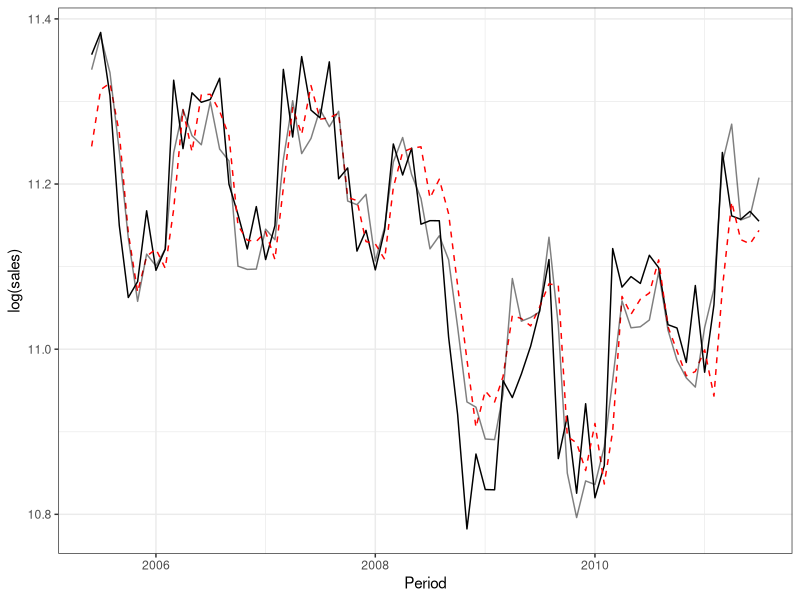
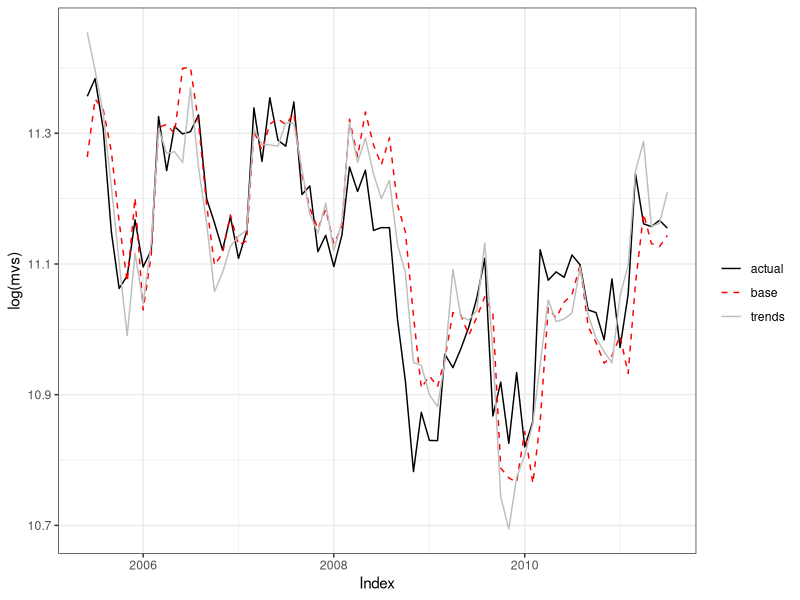
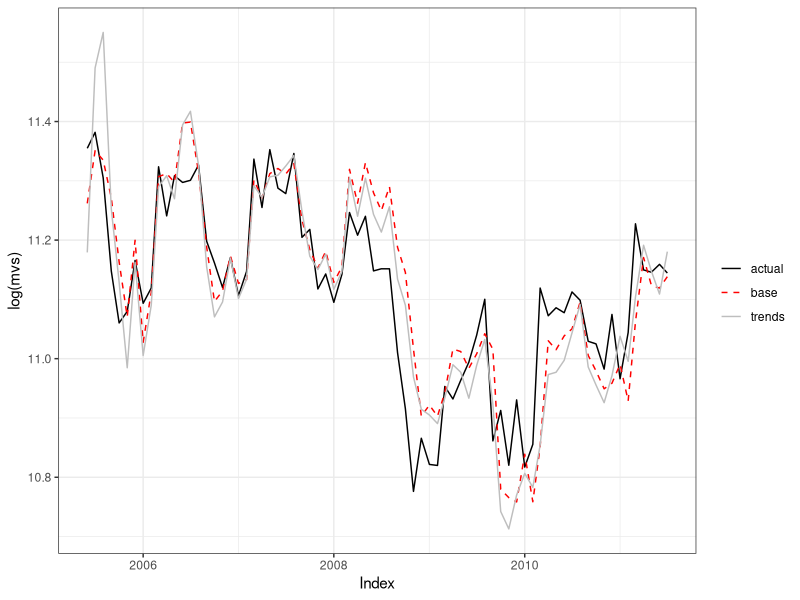
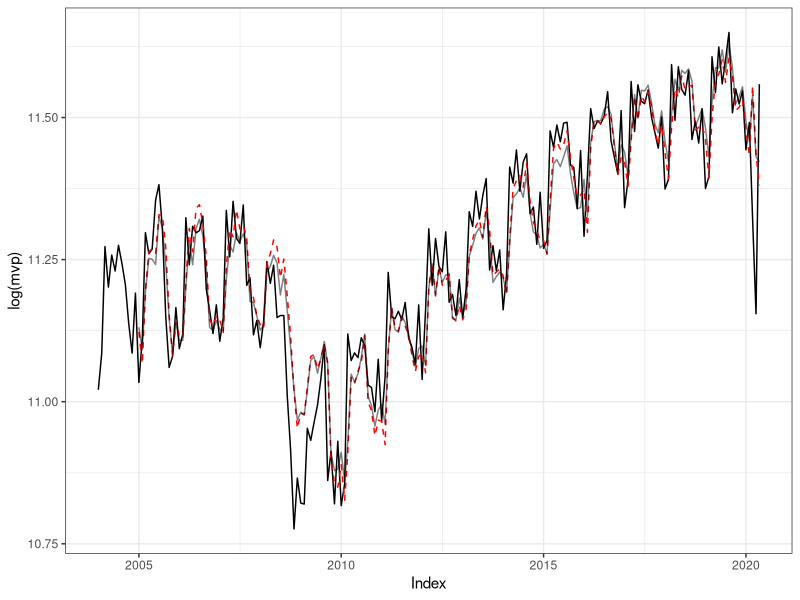
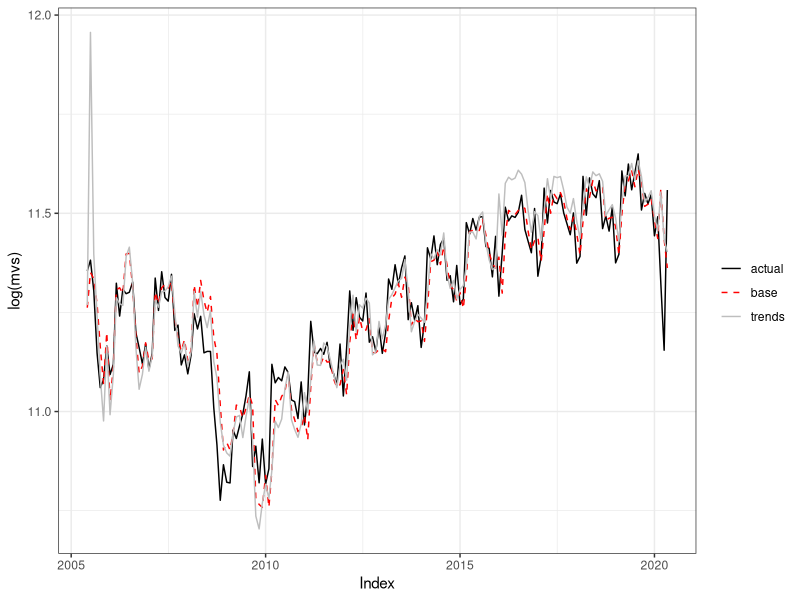
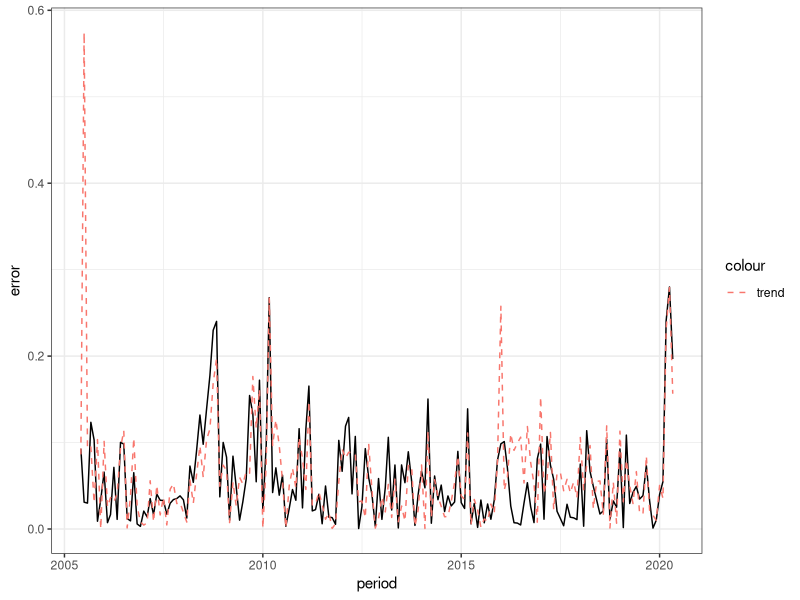

The R script that drew these images, in order:
## ---- chunk 1
library(scales)
library(broom)
library(modelr)
library(tidyverse)
library(here)

theme_set(theme_bw())

knitr::opts_chunk$set(echo = TRUE)
## ---- chunk 2
motor_vehicles <- read.csv('merged.csv')
motor_vehicles %>%
  mutate(Period = as.Date(Period)) -> motor_vehicles

motor_vehicles %>% 
  mutate(last_month_sales = lag(sales, 1), last_year_sales = lag(sales, 12)) -> motor_vehicles

## ---- chunk 3

#Let yt be the log of the observation at time t
base_model <- lm(log(sales) ~ log(last_month_sales) + log(last_year_sales), data = motor_vehicles)

#summary(base_model)

tidy(base_model)
glance(base_model)

## ---- chunk 4

trends_model <- lm(log(sales) ~ log(last_month_sales) + log(last_year_sales) + suvs + insurance, data = motor_vehicles)

tidy(trends_model)
glance(trends_model)

## ---- chunk 5

motor_vehicles %>% 
  add_predictions(base_model, "base") %>%
  add_predictions(trends_model, "trend") -> motor_vehicles_in_sample

motor_vehicles_in_sample %>%
  filter(Period >= "2005-06-01") %>%
  ggplot(aes(x=Period, y = log(sales))) +
  geom_line() + 
  geom_line(aes(y=base), color = "red", linetype="dashed") +
  geom_line(aes(y=trend), alpha = .5)


## ---- chunk 6

#split the data 1-17 for first model

  #top_17_mv <- 
  #  filter(motor_vehicles ,Period < "2005-06-01")

#train the first model

base_line_out <- lm(log(sales) ~ log(last_month_sales) + log(last_year_sales), data=motor_vehicles[1:17,])

trend_line_out <- lm(log(sales) ~ log(last_month_sales) + log(last_year_sales) + suvs + insurance, data=motor_vehicles[1:17,])

#tidy(model_01)
#glance(model_01)

#predictions <- add_row(
# add_predictions(motor_vehicles[17,], model_01, "base_pred")) #-> predictions

#predictions <- add_predictions(motor_vehicles[18,], model_01, "base_pred")

predictions <-  motor_vehicles[18,] %>% add_predictions(base_line_out, "base_pred") %>% add_predictions(trend_line_out, "trend_pred")


#for loop adding next month data to training split

rows <- 18:90

for (row in rows) {
  
  base_line_out <- 
     lm(log(sales) ~ log(last_month_sales) + log(last_year_sales), data=motor_vehicles[1:row,])

  trend_line_out <- 
    lm(log(sales) ~ log(last_month_sales) + log(last_year_sales) + suvs + insurance, data=motor_vehicles[1:row,])
    
 # predictions <- add_row(predictions, add_predictions(motor_vehicles[row+1,], model_01, "base_pred"))
  
  predictions <- 
    add_row(predictions, add_predictions(motor_vehicles[row+1, ], base_line_out, "base_pred") %>% add_predictions(trend_line_out, "trend_pred"))
  
}


#plot
predictions %>%
  ggplot() +
  geom_line(aes(x = Period, y = log(sales), color = "actual")) +
  geom_line(aes(x = Period, y = base_pred, color = "base"), linetype = "dashed") +
  geom_line(aes(x = Period, y = trend_pred, color = "trends")) +
  scale_colour_manual("", 
                      breaks = c("actual", "base", "trends"),
                      values = c("black", "red", "grey")) +
  ylab("log(mvs)")+
  xlab("Index")

## ---- chunk 7
maebase <-
  mean(abs(predictions$base_pred - log(predictions$sales)))  #MAE for the baseline model
maetrends <-
  mean(abs(predictions$trend_pred - log(predictions$sales))) #MAE for the trends model

((maetrends - maebase)/maebase)*100
  
## ---- chunk 8

census <- read.csv("census_data.csv")

census %>% 
  mutate(Period = as.Date(Period, format= "%m/%d/%Y")) %>%
  rename("period"= "Period", "sales"="Value") -> census

#load trucks and suv trends data
trends_data_suv<- read.csv("trucks_suv_2011.csv")

trends_data_suv %>%
  rename("suv"="Geo..United.States") %>%
  mutate(Month = paste(Month, "-01", sep=""), 
         Month = as.Date(Month, format="%Y-%m-%d"))-> trends_data_suv

inner_join(census, trends_data_suv, by=c("period"="Month")) -> motor_vehicles

#load auto insurance data
trends_insurance<- read.csv("insurance_2011.csv", F)

trends_insurance %>% 
  rename("date"="V1","insurance"= "V2") %>%
  mutate(date = paste(date, "-01", sep=""), 
         date = as.Date(date, format="%Y-%m-%d"))-> trends_insurance

inner_join(motor_vehicles, trends_insurance, by=c("period"="date")) -> motor_vehicles
      
## ---- chunk 9
#adding lag columns

motor_vehicles %>% 
  mutate(last_month_sales = lag(sales, 1), last_year_sales = lag(sales, 12)) -> motor_vehicles

#base model without trends data
base_model <- lm(log(sales) ~ log(last_month_sales) + log(last_year_sales), data = motor_vehicles)

tidy(base_model)
glance(base_model)

#trends model with trends data
trends_model <- lm(log(sales) ~ log(last_month_sales) + log(last_year_sales) + suv + insurance, data = motor_vehicles)

tidy(trends_model)
glance(trends_model)

## ---- chunk 10
#first model based on the first 17 months
base_line_out <- lm(log(sales) ~ log(last_month_sales) + log(last_year_sales), data=motor_vehicles[1:17,])

trend_line_out <- lm(log(sales) ~ log(last_month_sales) + log(last_year_sales) + suv + insurance, data=motor_vehicles[1:17,])

#tidy(trend_line_out)
#glance(trend_line_out)

predictions <-  motor_vehicles[18,] %>% add_predictions(base_line_out, "base_pred") %>% add_predictions(trend_line_out, "trend_pred")


#for loop for the rolling window

#mae_base <- c(mae(base_line_out, predictions))
#mae_trend <- c(mae(trend_line_out, predictions))

rows <- 18:90
for (row in rows) {
  
  base_line_out <- 
     lm(log(sales) ~ log(last_month_sales) + log(last_year_sales), data=motor_vehicles[1:row,])

  trend_line_out <- 
    lm(log(sales) ~ log(last_month_sales) + log(last_year_sales) + suv + insurance, data=motor_vehicles[1:row,])
    
  predictions <- 
    add_row(predictions, add_predictions(motor_vehicles[row+1, ], base_line_out, "base_pred") %>% add_predictions(trend_line_out, "trend_pred"))
  
#  mae_base <- c(mae_base, mae(base_line_out, predictions))
#  mae_trend <- c(mae_trend, mae(trend_line_out, predictions))
  
}

#plot
predictions %>%
  ggplot() +
  geom_line(aes(x = period, y = log(sales), color = "actual")) +
  geom_line(aes(x = period, y = base_pred, color = "base"), linetype = "dashed") +
  geom_line(aes(x = period, y = trend_pred, color = "trends")) +
  scale_colour_manual("", 
                      breaks = c("actual", "base", "trends"),
                      values = c("black", "red", "grey")) +
  ylab("log(mvs)")+
  xlab("Index")

## ---- chunk 11
maebase <-
  mean(abs(predictions$base_pred - log(predictions$sales)))

maetrends <-
  mean(abs(predictions$trend_pred - log(predictions$sales)))

((maetrends - maebase)/maebase)*100

## ---- chunk 12
# Calculate the MAE during recession (December 2007 through June 2009)

recession <- predictions %>% filter(period > '2007-11-01' & period <= '2009-06-01')

mae_base_re <- mean(abs(recession$base_pred - log(recession$sales)))

mae_trend_re <- mean(abs(recession$trend_pred - log(recession$sales)))

((mae_trend_re - mae_base_re) / mae_base_re) * 100

## ---- chunk 13

trends_data_suv <- read.csv("trucks_suv.csv")
trends_insurance <- read.csv("auto_insurance.csv")

#reformat trends data

trends_data_suv %>%
  rename("suv"="Geo..United.States") %>%
  mutate(Month = paste(Month, "-01", sep=""), 
         Month = as.Date(Month, format="%Y-%m-%d"))-> trends_data_suv

inner_join(census, trends_data_suv, by=c("period"="Month")) -> motor_vehicles

trends_insurance %>% 
  rename("date"="Month","insurance"= "Geo..United.States") %>%
  mutate(date = paste(date, "-01", sep=""), 
         date = as.Date(date, format="%Y-%m-%d"))-> trends_insurance

inner_join(motor_vehicles, trends_insurance, by=c("period"="date")) -> motor_vehicles

#filter instances where sales is blank June 2020 not yet available
motor_vehicles %>%
  filter(!is.na(sales)) -> motor_vehicles


#adding lag columns
motor_vehicles %>% 
  mutate(last_month_sales = lag(sales, 1), last_year_sales = lag(sales, 12)) -> motor_vehicles

## ---- chunk 14

#base model without trends data
base_model <- lm(log(sales) ~ log(last_month_sales) + log(last_year_sales), data = motor_vehicles)

tidy(base_model)
glance(base_model)

#trends model with trends data
trends_model <- lm(log(sales) ~ log(last_month_sales) + log(last_year_sales) + suv + insurance, data = motor_vehicles)

tidy(trends_model)
glance(trends_model)

## ---- chunk 15
motor_vehicles %>% 
  add_predictions(base_model, "base") %>%
  add_predictions(trends_model, "trend") -> motor_vehicles_in_sample

motor_vehicles_in_sample %>%
  ggplot(aes(x=period, y = log(sales))) +
  geom_line() + 
  geom_line(aes(y=base), color = "red", linetype="dashed") +
  geom_line(aes(y=trend), alpha = .5) +
  xlab("Index") +
  ylab("log(mvp)")

## ---- chunk 16

#first model based on the first 17 months
base_line_out <- lm(log(sales) ~ log(last_month_sales) + log(last_year_sales), data=motor_vehicles[1:17,])

trend_line_out <- lm(log(sales) ~ log(last_month_sales) + log(last_year_sales) + suv + insurance, data=motor_vehicles[1:17,])

#tidy(trend_line_out)
#glance(trend_line_out)

predictions <-  motor_vehicles[18,] %>% add_predictions(base_line_out, "base_pred") %>% add_predictions(trend_line_out, "trend_pred")


#for loop for the rolling window

#mae_base <- c(log(predictions$base_pred) - log(predictions$sales))
#mae_trend <- c(log(predictions$trend_pred) - log(predictions$sales))

rows <- 18:196
for (row in rows) {
  
  base_line_out <- 
     lm(log(sales) ~ log(last_month_sales) + log(last_year_sales), data=motor_vehicles[1:row,])

  trend_line_out <- 
    lm(log(sales) ~ log(last_month_sales) + log(last_year_sales) + suv + insurance, data=motor_vehicles[1:row,])
    
  predictions <- 
    add_row(predictions, add_predictions(motor_vehicles[row+1, ], base_line_out, "base_pred") %>% add_predictions(trend_line_out, "trend_pred"))
  
  #mae_base <- c(log(predictions$base_pred) - log(predictions$sales))
  #mae_trend <- c(log(predictions$trend_pred) - log(predictions$sales))
  
}

#plot
predictions %>%
  ggplot() +
  geom_line(aes(x = period, y = log(sales), color = "actual")) +
  geom_line(aes(x = period, y = base_pred, color = "base"), linetype = "dashed") +
  geom_line(aes(x = period, y = trend_pred, color = "trends")) +
  scale_colour_manual("", 
                      breaks = c("actual", "base", "trends"),
                      values = c("black", "red", "grey")) +
  ylab("log(mvs)")+
  xlab("Index")

## ---- chunk 17

#data.frame(predictions, mae_base, mae_trend) 

predictions %>%
  mutate(mae_base = abs(predictions$base_pred - log(predictions$sales))) %>%
  mutate(mae_trend = abs(predictions$trend_pred - log(predictions$sales))) %>%
  ggplot(aes(x=period, y=mae_base)) +
  geom_line(aes(color="base"), color = "black") +
  geom_line(aes(x=period, y=mae_trend, color="trend"), linetype = "dashed") +
  ylab("error")


## ---- chunk 18
maebase <-
  mean(abs(predictions$base_pred - log(predictions$sales)))

maetrends <-
  mean(abs(predictions$trend_pred - log(predictions$sales)))

((maetrends - maebase)/maebase)*100

## ---- chunk 19
# Calculate the MAE during recession (December 2007 through June 2009)

recession <- predictions %>% filter(period > '2007-11-01' & period <= '2009-06-01')

mae_base_re <- mean(abs(recession$base_pred - log(recession$sales)))

mae_trend_re <- mean(abs(recession$trend_pred - log(recession$sales)))

((mae_trend_re - mae_base_re) / mae_base_re) * 100

## ---- chunk 20
covid19 <- predictions %>% filter(period >= '2020-03-01')

mae_base_re <- mean(abs(covid19$base_pred - log(covid19$sales)))

mae_trend_re <- mean(abs(covid19$trend_pred - log(covid19$sales)))

((mae_trend_re - mae_base_re) / mae_base_re) * 100
